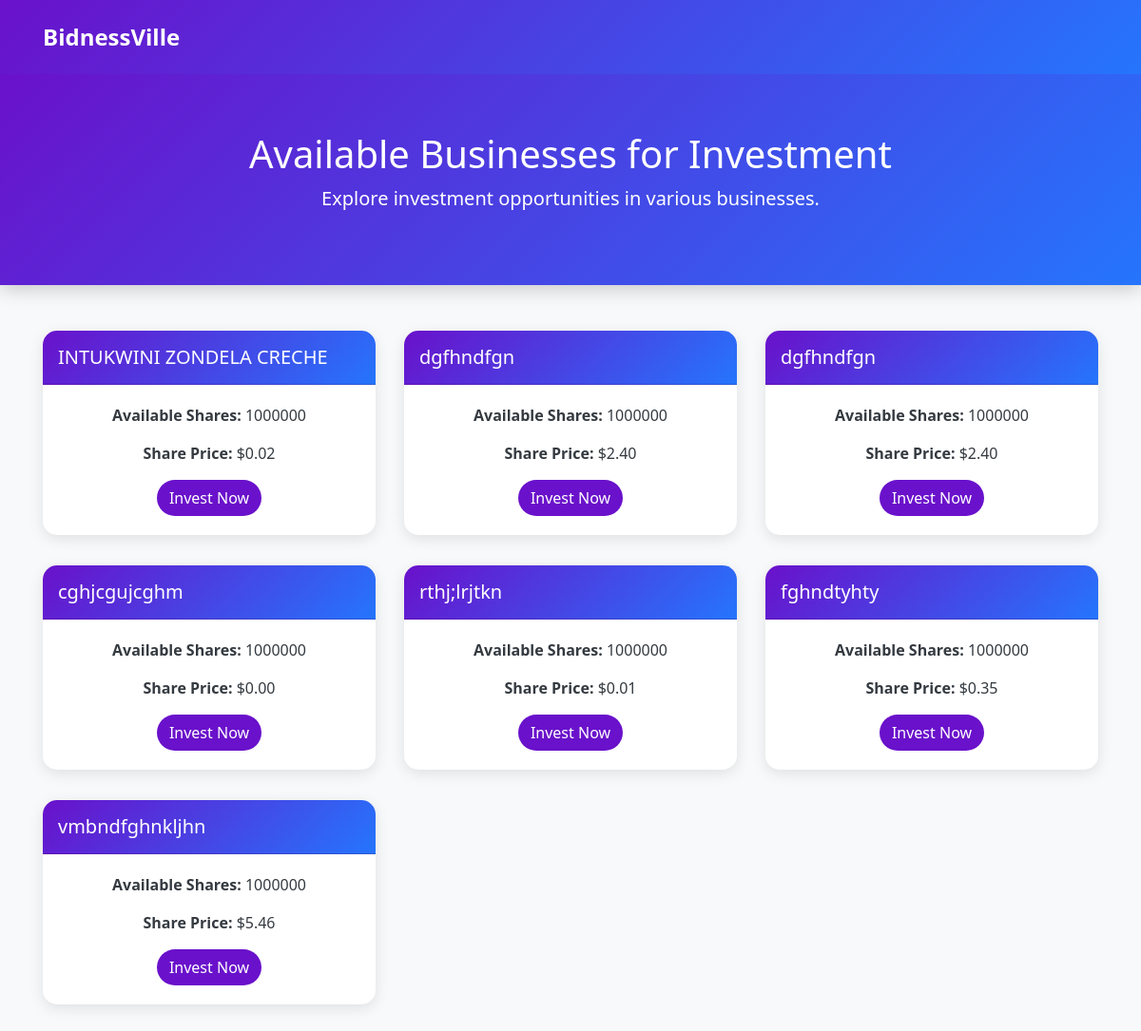
Page /invest/ (signed in) on the committed database.
### capitalminded/models.py (models this page shows, shortened)
class BusinessRegistration(models.Model):
    user = models.ForeignKey('CustomUser', on_delete=models.CASCADE)  # Use string reference
    business_name = models.CharField(max_length=255)
    ownership = models.CharField(max_length=255)
    tax_reg = models.CharField(max_length=255)
    industry = models.CharField(max_length=255)
    annual_revenue = models.DecimalField(max_digits=10, decimal_places=2)
    product_info = models.TextField()
    logo = models.ImageField(upload_to='logos/', blank=True, null=True)
    business_plan = models.FileField(upload_to='business_plans/', null=True, blank=True)
    financial_statements = models.FileField(upload_to='financial_statements/', null=True, blank=True)
    legal_documents = models.FileField(upload_to='legal_documents/', null=True, blank=True)
    management_profiles = models.FileField(upload_to='management_profiles/', null=True, blank=True)
    submitted_at = models.DateTimeField(auto_now_add=True)
    total_shares = models.IntegerField(default=1000000)  # Total shares available
    available_shares = models.IntegerField(default=1000000)  # Shares available for investment
    share_price = models.DecimalField(max_digits=10, decimal_places=2, default=10.00)  # Price per share

### capitalminded/views.py (the view)
# urls.py: path('invest/', views.invest_in_business, name='invest_in_business'),
@login_required
def invest_in_business(request):
    businesses = BusinessRegistration.objects.filter(available_shares__gt=0)
    return render(request, 'invest_in_business.html', {'businesses': businesses})

### templates/invest_in_business.html (shortened to what this page needs)
{% load static %}
<!DOCTYPE html>
<html lang="en">
<head>
    <link href="https://stackpath.bootstrapcdn.com/bootstrap/4.5.2/css/bootstrap.min.css" rel="stylesheet">
    <link href="https://cdnjs.cloudflare.com/ajax/libs/font-awesome/5.15.4/css/all.min.css" rel="stylesheet">
</head>
<body>
    <nav class="navbar">
        <div class="container">
            <span class="navbar-brand">BidnessVille</span>
        </div>
    </nav>
    <div class="header">
        <h1>Available Businesses for Investment</h1>
        <p class="lead">Explore investment opportunities in various businesses.</p>
    </div>
    <div class="container mt-5">
        <div class="row">
            {% for business in businesses %}
            <div class="col-md-6 col-lg-4">
                <div class="card">
                    <div class="card-header">
                        <h5 class="mb-0">{{ business.business_name }}</h5>
                    </div>
                    <div class="card-body text-center">
                        <p><strong>Available Shares:</strong> {{ business.available_shares }}</p>
                        <p><strong>Share Price:</strong> ${{ business.share_price }}</p>
                        <a href="{% url 'make_investment' business.id %}" class="btn invest-button">Invest Now</a>
                    </div>
                </div>
            </div>
            {% empty %}
            <div class="col-12 text-center">
                <div class="alert alert-info">
                    No businesses available for investment at this time.
                </div>
            </div>
            {% endfor %}
        </div>
    </div>
</body>
</html>

### templates/invest_in_business.html (style rules this page uses)
body { background-color: #f8f9fa; color: #343a40; font-family: 'Segoe UI', Tahoma, Geneva, Verdana, sans-serif; }
.navbar { background: linear-gradient(135deg, #6a11cb, #2575fc); padding: 1rem; }
.navbar-brand { color: white; font-weight: bold; font-size: 1.5rem; }
.header { background: linear-gradient(135deg, #6a11cb, #2575fc); color: white; padding: 60px 0; text-align: center; box-shadow: 0 4px 20px rgba(0, 0, 0, 0.2); }
.card { border: none; border-radius: 15px; box-shadow: 0 4px 15px rgba(0, 0, 0, 0.1); margin-bottom: 2rem; transition: transform 0.3s; }
.card-header { background: linear-gradient(135deg, #6a11cb, #2575fc); color: white; border-radius: 15px 15px 0 0 !important; padding: 1rem; }
.invest-button { background-color: #6a11cb; color: white; border-radius: 20px; transition: background-color 0.3s; }

### rows in the picture
BusinessRegistration: business_name "INTUKWINI ZONDELA CRECHE", available_shares "1000000", share_price "0.02"
BusinessRegistration: business_name "dgfhndfgn", available_shares "1000000", share_price "2.40"
BusinessRegistration: business_name "dgfhndfgn", available_shares "1000000", share_price "2.40"
BusinessRegistration: business_name "cghjcgujcghm", available_shares "1000000", share_price "0.00"
BusinessRegistration: business_name "rthj;lrjtkn", available_shares "1000000", share_price "0.01"
BusinessRegistration: business_name "fghndtyhty", available_shares "1000000", share_price "0.35"
BusinessRegistration: business_name "vmbndfghnkljhn", available_shares "1000000", share_price "5.46"
